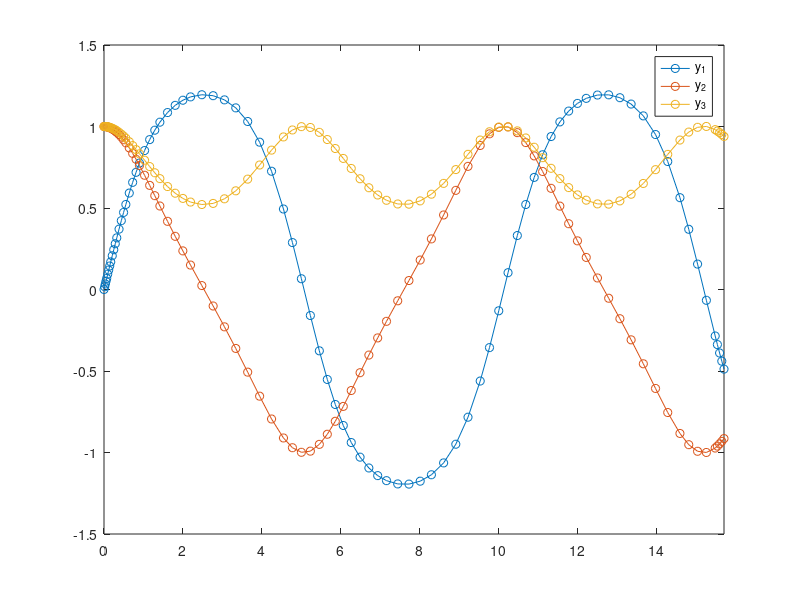
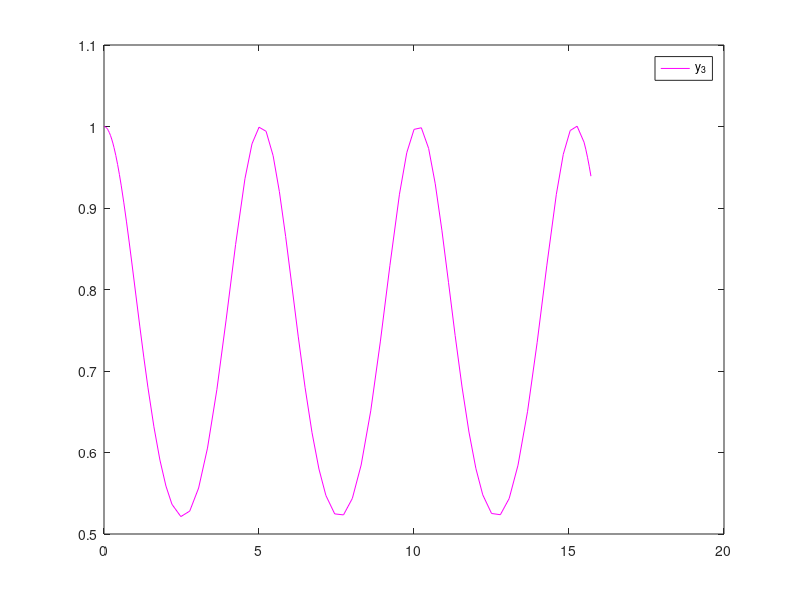

Here is the MATLAB script that generated these plots, in order:
function Ejemplo10p5

% resolvemos ejercicio 10.5 de los apuntes de MATLAB
close all

% definimos la funcion del segundo miembro del sistema diferencia ordinario
F=@(t,y) [y(2)*y(3);-0.7*y(1)*y(3);-0.51*y(1)*y(2)];

%dato inicial
y0=[0;1;1];

%resolvemos numericamente
ode45(F,[0,5*pi],y0)
shg 

%a priori no sabemos cual es cada recta
legend('y_1','y_2','y_3')

%resolvemos
[ts,ys]=ode45(F,[0,5*pi],y0);

% representamos y_3
figure (2)
plot(ts,ys(:,3),'m')
    legend ('y_3')  %cuidado con confundir escalas
